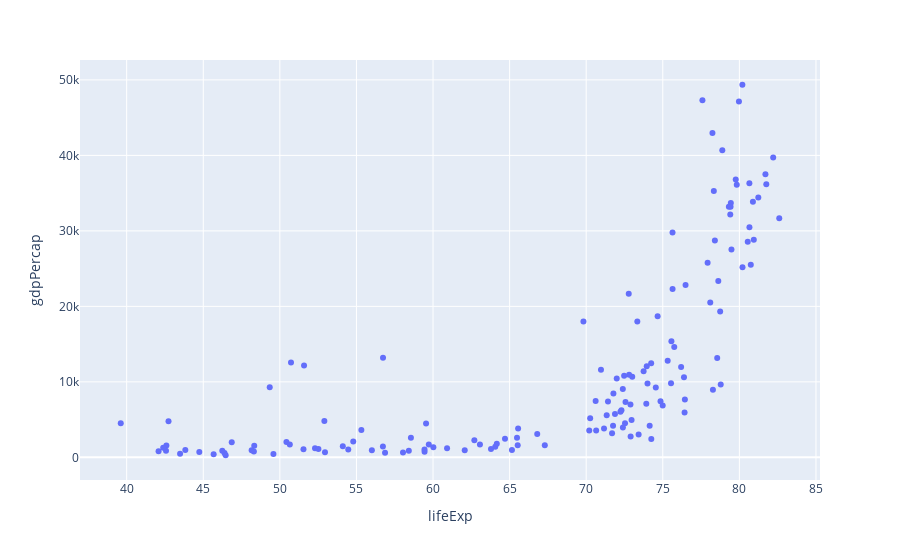

Notebook cell for this chart:
### Code cell
px.scatter(temp_df,x='lifeExp',y='gdpPercap')

### Figure 1 — Plotly figure (JSON) as saved in the notebook; plotly's stock layout.template omitted (floating-point values rounded to 4 significant figures; data arrays with more than 128 entries replaced by an {"elided": "..."} marker saying what was removed)
{"data": [{"hovertemplate": "lifeExp=%{x}<br>gdpPercap=%{y}<extra></extra>", "legendgroup": "", "marker": {"color": "#636efa", "symbol": "circle"}, "mode": "markers", "name": "", "orientation": "v", "showlegend": false, "type": "scatter", "x": {"elided": "142 float values"}, "xaxis": "x", "y": {"elided": "142 float values"}, "yaxis": "y"}], "layout": {"legend": {"tracegroupgap": 0}, "margin": {"t": 60}, "xaxis": {"anchor": "y", "domain": [0, 1], "title": {"text": "lifeExp"}}, "yaxis": {"anchor": "x", "domain": [0, 1], "title": {"text": "gdpPercap"}}}}
